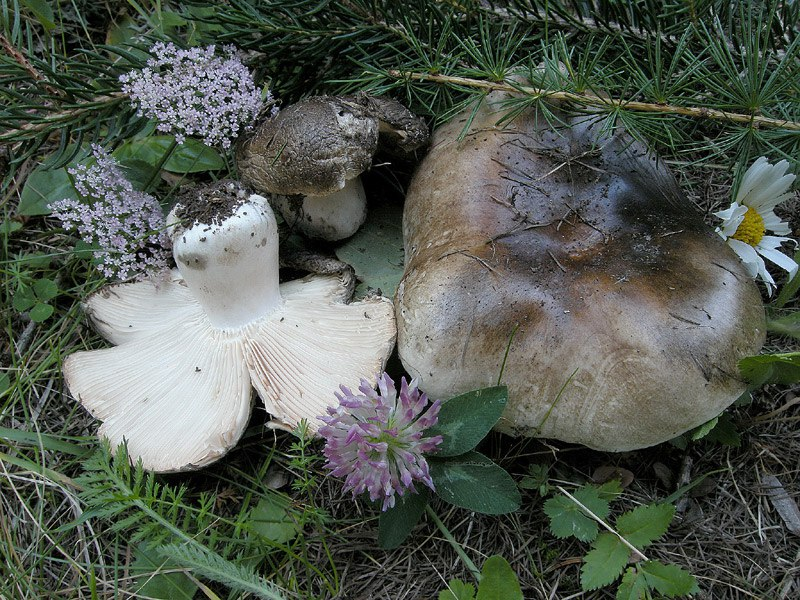
%> input picture dataset/raw/russula/002_Td9tM0040uI.jpg, 800 x 600 px; its folder holds only this picture in this run
$ octave convert.m   (GNU Octave 9; MATLAB toolbox functions it lacks are replaced by stand-ins)
%> lines starting %> are read from the running program, lines starting %| are printed output that depends on the picture
path = 'F:\6\Praktikum Machine Vision\matlab\glmc_4class\dataset\raw\russula'; % raw image (rgb)
result = 'F:\6\Praktikum Machine Vision\matlab\glmc_4class\dataset\preprocessing\russula'; % result image (grayscale)
if ~isdir(path)
  errorMessage = sprintf('Error: The following folder does not exist:\n%s', path);
  uiwait(warndlg(errorMessage));
  return;
end
filePattern = fullfile(path, '*.jpg');
jpegFiles = dir(filePattern);
for k = 1:length(jpegFiles)
  baseFileName = jpegFiles(k).name;
  fullFileName = fullfile(path, baseFileName);
  fprintf(1, 'Now reading %s\n', fullFileName);
  imageArray = imread(fullFileName);
%> imageArray is the input picture: size 600x800x3 uint8; mean R, G, B 83, 90, 80.7
  imageArray = rgb2gray(imageArray);
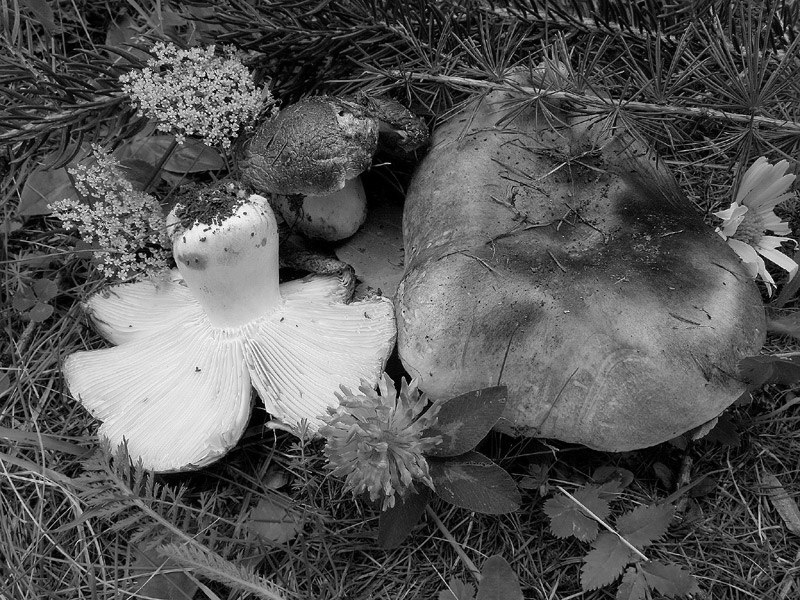
%> imageArray: size 600x800 uint8; min 0, max 255, mean 86.8
  imageArray = imsharpen(imageArray,'Radius',10,'Amount',2);
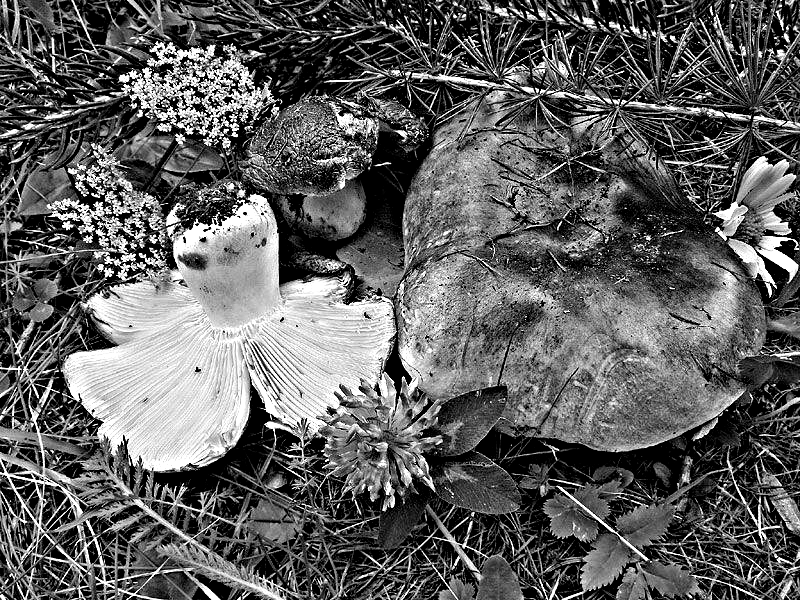
%> imageArray: size 600x800 uint8; min 0, max 255, mean 95.7
  imageArray = imresize(imageArray,[224 224]);
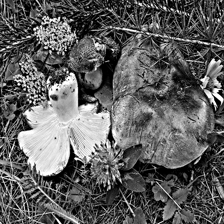
%> imageArray: size 224x224 uint8; min 0, max 255, mean 95.8
  baseFileName = sprintf('%d.jpg',k); % create file name
  fullFileName = fullfile(result, baseFileName);
  imwrite(imageArray, fullFileName); % create citra file on ready dir

  imshow(imageArray);  % Display image.
  drawnow; % Force display to update immediately.
end

$ run again, on dataset/raw/russula/008_Dz7lB9JtqxQ.jpg
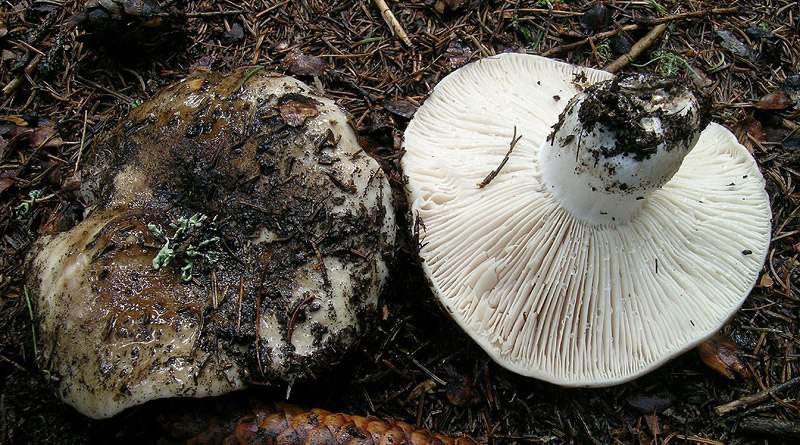
%> input picture dataset/raw/russula/008_Dz7lB9JtqxQ.jpg, 800 x 445 px
%> imageArray is the input picture: size 445x800x3 uint8; mean R, G, B 88.1, 83.1, 74.8
%> `imageArray = imsharpen(imageArray,'Radius',10,'Amount',2);`:
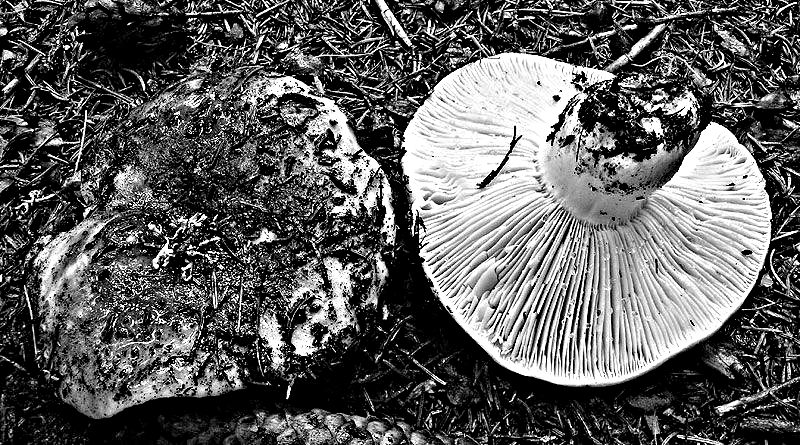
%> imageArray: size 445x800 uint8; min 0, max 255, mean 94.1
%> `imageArray = imresize(imageArray,[224 224]);`:
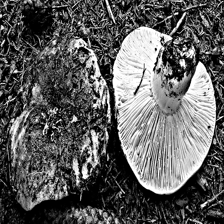
%> imageArray: size 224x224 uint8; min 0, max 255, mean 94.3

$ run again, on dataset/raw/russula/008_UgdksrhRnsQ.jpg
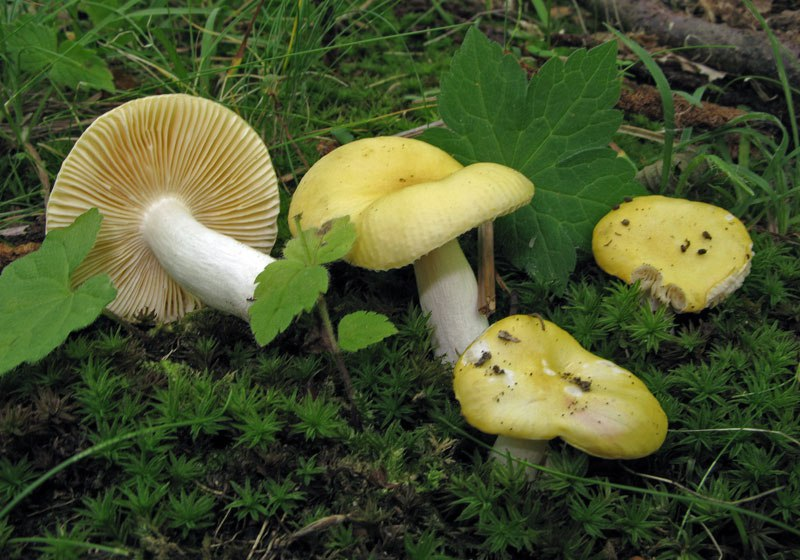
%> input picture dataset/raw/russula/008_UgdksrhRnsQ.jpg, 800 x 560 px
%> imageArray is the input picture: size 560x800x3 uint8; mean R, G, B 74.2, 84.3, 47.3
%> `imageArray = imsharpen(imageArray,'Radius',10,'Amount',2);`:
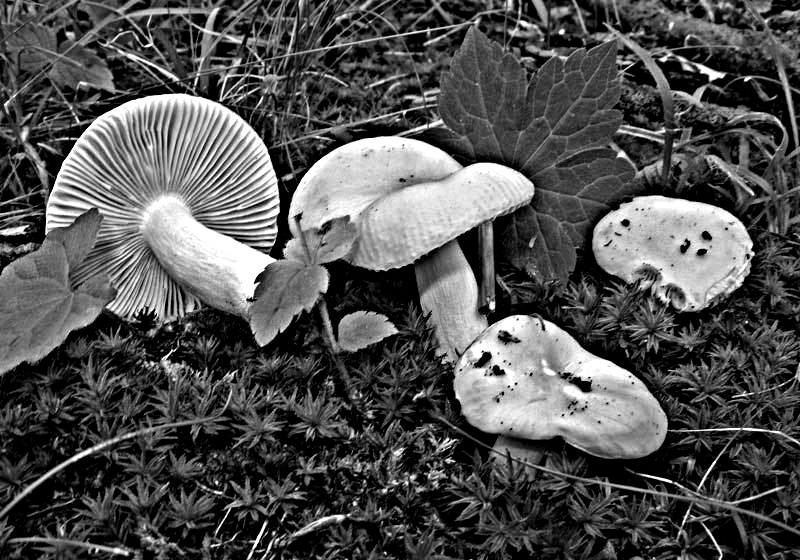
%> imageArray: size 560x800 uint8; min 0, max 255, mean 82.1
%> `imageArray = imresize(imageArray,[224 224]);`:
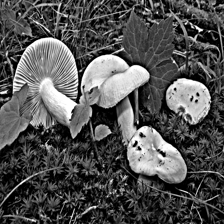
%> imageArray: size 224x224 uint8; min 0, max 255, mean 82.3

$ run again, on dataset/raw/russula/010_JT0c-YlLV28.jpg
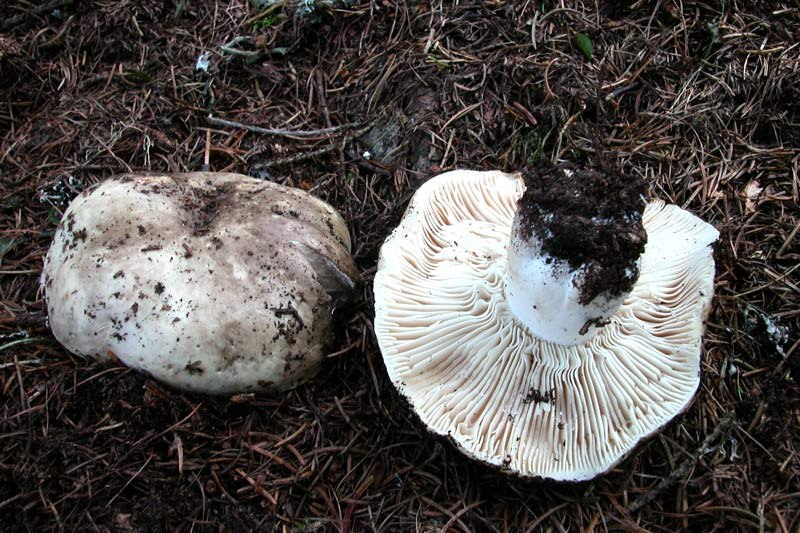
%> input picture dataset/raw/russula/010_JT0c-YlLV28.jpg, 800 x 533 px
%> imageArray is the input picture: size 533x800x3 uint8; mean R, G, B 84.1, 80.2, 77.7
%> `imageArray = imsharpen(imageArray,'Radius',10,'Amount',2);`:
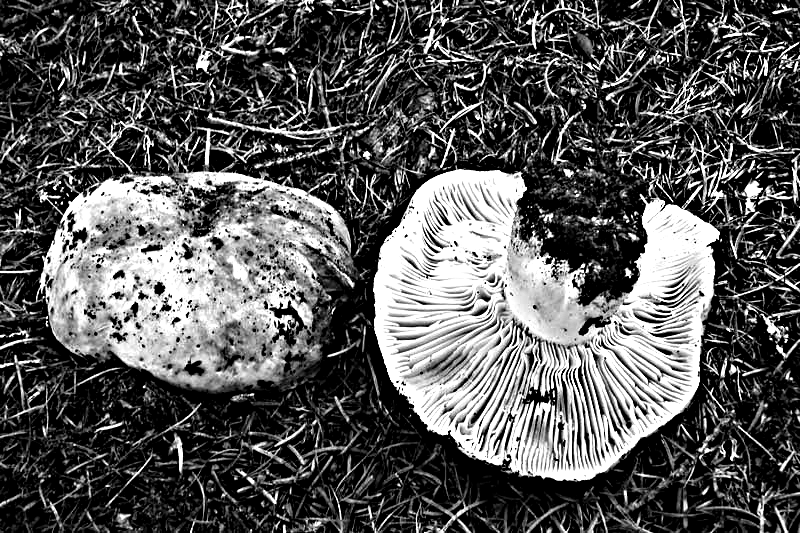
%> imageArray: size 533x800 uint8; min 0, max 255, mean 88.4
%> `imageArray = imresize(imageArray,[224 224]);`:
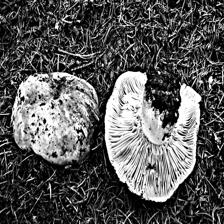
%> imageArray: size 224x224 uint8; min 0, max 255, mean 88.7

$ run again, on dataset/raw/russula/005_rf92ELmZl9U.jpg
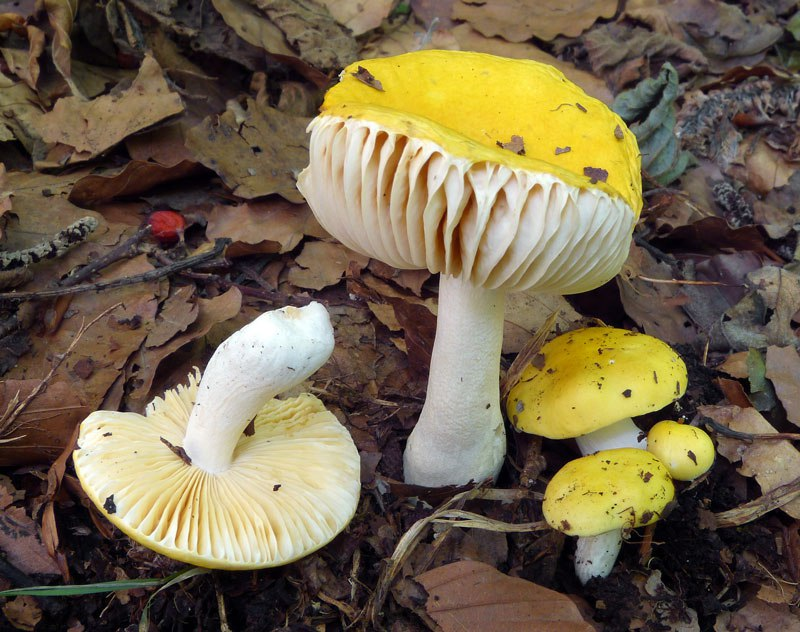
%> input picture dataset/raw/russula/005_rf92ELmZl9U.jpg, 800 x 632 px
%> imageArray is the input picture: size 632x800x3 uint8; mean R, G, B 114.3, 100.8, 76.1
%> `imageArray = imsharpen(imageArray,'Radius',10,'Amount',2);`:
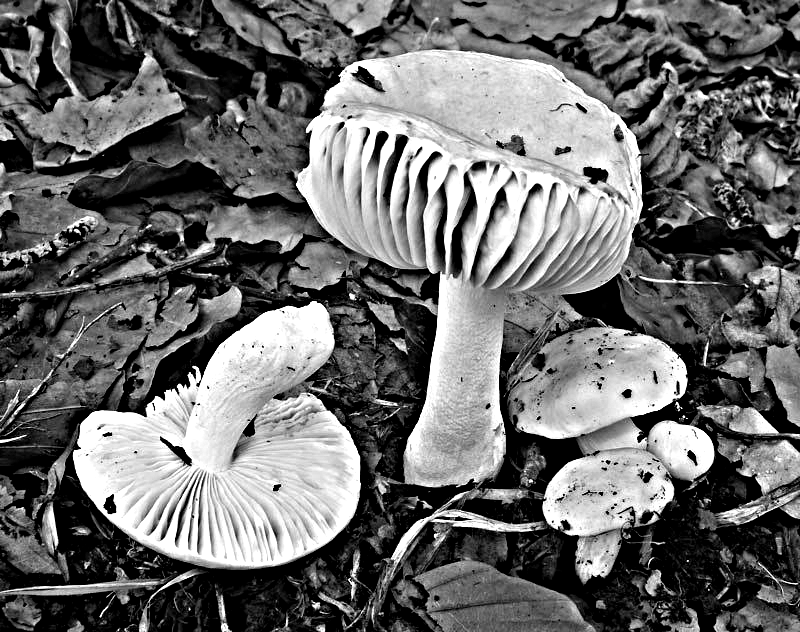
%> imageArray: size 632x800 uint8; min 0, max 255, mean 107.9
%> `imageArray = imresize(imageArray,[224 224]);`:
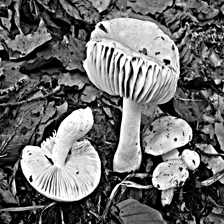
%> imageArray: size 224x224 uint8; min 0, max 255, mean 108
